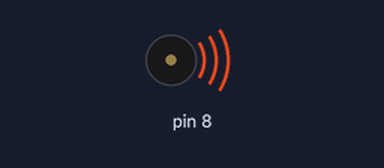
The sketch below on a simulated Arduino Uno, built with avr-gcc and run on an emulated ATmega328P. Parts: buzzer (waves = sounding).

Above: at 2.58 s.
At 21.26 s:
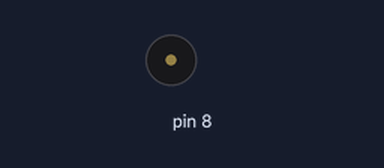
Timing chart, 0 to 21.6 s (numbered marks = the images above):
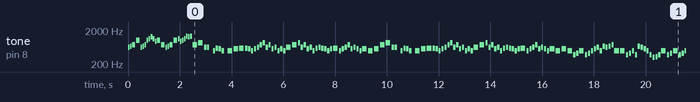

The sketch:

NyanCat.ino
```cpp
/*
 Nyan Cat

 Plays Nyan Cat
 example to fast (old version): http://www.youtube.com/watch?v=eFHfGA5e4n8
 example this version: http://youtu.be/t3gKFuTb4kQ
 circuit:
 * 8-ohm speaker on digital pin 8

 By: Bruce Helsen (geobruce)
     Stan Draulans (purewantfun)
 update (Jrigvd (Jordy v. D.))
  */
 #include "pitches.h"


int intro[] = {
  //intro
  NOTE_DS5,
  NOTE_E5,
  NOTE_FS5,
  NOTE_B5,
  NOTE_DS5,
  NOTE_E5,
  NOTE_FS5,
  NOTE_B5,
  NOTE_CS6,
  NOTE_DS6,
  NOTE_CS6,
  NOTE_AS5,
  NOTE_B5,
  NOTE_FS5,
  NOTE_DS5,
  NOTE_E5,
  NOTE_FS5,
  NOTE_B5,
  NOTE_CS6,
  NOTE_AS5,
  NOTE_B5,
  NOTE_CS6,
  NOTE_E6,
  NOTE_DS6,
  NOTE_E6,
  NOTE_B5,

  };

// note durations: 4 = quarter note, 8 = eighth note, etc.:
int noteDurations[] = {
  16,
  16,
  8,
  8,
  16,
  16,
  16,
  16,
  16,
  16,
  16,
  16,
  8, //13
  8,
  16,
  16,
  8,
  8,
  16,
  16,
  16,
  16,
  16,
  16,
  16,
  16 //25 intro
  };

void setup() {

  for (int thisNote = 0; thisNote < 25; thisNote++) {

    // to calculate the note duration, take one second
    // divided by the note type.
    //e.g. quarter note = 1000 / 4, eighth note = 1000/8, etc.
    int noteDuration = 1000/noteDurations[thisNote];
    tone(8, intro[thisNote],noteDuration);

    // to distinguish the notes, set a minimum time between them.
    // the note's duration + 30% seems to work well:
    int pauseBetweenNotes = noteDuration * 1.30;
    delay(pauseBetweenNotes);
    // stop the tone playing:
    noTone(8);
  }
}
  int melody[] = {
  //A
  NOTE_FS5,
  NOTE_GS5,
  NOTE_DS5,
  NOTE_DS5,
  REST,
  NOTE_B4,
  NOTE_D5,
  NOTE_CS5,
  NOTE_B4,
  REST,
  NOTE_B4,
  NOTE_CS5,
  NOTE_D5,
  NOTE_D5,
  NOTE_CS5,
  NOTE_B4,
  NOTE_CS5,
  NOTE_DS5,
  NOTE_FS5,
  NOTE_GS5,
  NOTE_DS5,
  NOTE_FS5,
  NOTE_CS5,
  NOTE_DS5,
  NOTE_B4,
  NOTE_CS5,
  NOTE_B4,
  NOTE_DS5,
  NOTE_FS5,
  NOTE_GS5,
  NOTE_DS5,
  NOTE_FS5,
  NOTE_CS5,
  NOTE_DS5,
  NOTE_B4,
  NOTE_D5,
  NOTE_DS5,
  NOTE_D5,
  NOTE_CS5,
  NOTE_B4,
  NOTE_CS5,
  NOTE_D5,
  NOTE_B4,
  NOTE_CS5,
  NOTE_DS5,
  NOTE_FS5,
  NOTE_CS5,
  NOTE_DS5,
  NOTE_CS5,
  NOTE_B4,
  NOTE_CS5,
  NOTE_B4,
  NOTE_CS5,
  NOTE_FS5,
  NOTE_GS5,
  NOTE_DS5,
  NOTE_DS5,
  REST,
  NOTE_B4,
  NOTE_D5,
  NOTE_CS5,
  NOTE_B4,
  REST,
  NOTE_B4,
  NOTE_CS5,
  NOTE_D5,
  NOTE_D5,
  NOTE_CS5,
  NOTE_B4,
  NOTE_CS5,
  NOTE_DS5,
  NOTE_FS5,
  NOTE_GS5,
  NOTE_DS5,
  NOTE_FS5,
  NOTE_CS5,
  NOTE_DS5,
  NOTE_B4,
  NOTE_CS5,
  NOTE_B4,
  NOTE_DS5,
  NOTE_FS5,
  NOTE_GS5,
  NOTE_DS5,
  NOTE_FS5,
  NOTE_CS5,
  NOTE_DS5,
  NOTE_B4,
  NOTE_D5,
  NOTE_DS5,
  NOTE_D5,
  NOTE_CS5,
  NOTE_B4,
  NOTE_CS5,
  NOTE_D5,
  NOTE_B4,
  NOTE_CS5,
  NOTE_DS5,
  NOTE_FS5,
  NOTE_CS5,
  NOTE_DS5,
  NOTE_CS5,
  NOTE_B4,
  NOTE_CS5,
  NOTE_B4,
  NOTE_CS5,
  //end of loop
  NOTE_B4,
  NOTE_FS4,
  NOTE_GS4,
  NOTE_B4,
  NOTE_FS4,
  NOTE_GS4,
  NOTE_B4,
  NOTE_CS5,
  NOTE_DS5,
  NOTE_B4,
  NOTE_E5,
  NOTE_DS5,
  NOTE_E5,
  NOTE_FS5,
  NOTE_B4,
  NOTE_B4,
  NOTE_FS4,
  NOTE_GS4,
  NOTE_B4,
  NOTE_FS4,
  NOTE_E5,
  NOTE_DS5,
  NOTE_CS5,
  NOTE_B4,
  NOTE_FS4,
  NOTE_DS4,
  NOTE_E4,
  NOTE_FS4,
  NOTE_B4,
  NOTE_FS4,
  NOTE_GS4,
  NOTE_B4,
  NOTE_FS4,
  NOTE_GS4,
  NOTE_B4,
  NOTE_B4,
  NOTE_CS5,
  NOTE_DS5,
  NOTE_B4,
  NOTE_FS4,
  NOTE_GS4,
  NOTE_FS4,
  //
  NOTE_B4,
  NOTE_B4,
  NOTE_AS4,
  NOTE_B4,
  NOTE_FS4,
  NOTE_GS4,
  NOTE_E4,
  NOTE_E5,
  NOTE_DS5,
  NOTE_E5,
  NOTE_FS5,
  NOTE_B4,
  NOTE_AS4,
  //
  NOTE_B4,
  NOTE_FS4,
  NOTE_GS4,
  NOTE_B4,
  NOTE_FS4,
  NOTE_GS4,
  NOTE_B4,
  NOTE_CS5,
  NOTE_DS5,
  NOTE_B4,
  NOTE_E5,
  NOTE_DS5,
  NOTE_E5,
  NOTE_FS5,
  NOTE_B4,
  NOTE_B4,
  NOTE_FS4,
  NOTE_GS4,
  NOTE_B4,
  NOTE_FS4,
  NOTE_E5,
  NOTE_DS5,
  NOTE_CS5,
  NOTE_B4,
  NOTE_FS4,
  NOTE_DS4,
  NOTE_E4,
  NOTE_FS4,
  NOTE_B4,
  NOTE_FS4,
  NOTE_GS4,
  NOTE_B4,
  NOTE_FS4,
  NOTE_GS4,
  NOTE_B4,
  NOTE_B4,
  NOTE_CS5,
  NOTE_DS5,
  NOTE_B4,
  NOTE_FS4,
  NOTE_GS4,
  NOTE_FS4,
  NOTE_B4,
  NOTE_B4,
  NOTE_AS4,
  NOTE_B4,
  NOTE_FS4,
  NOTE_GS4,
  NOTE_B4,
  NOTE_E5,
  NOTE_DS5,
  NOTE_E5,
  NOTE_FS5,
  NOTE_B4,
  NOTE_CS5

  };
  int melodyNoteDurations[] = {
  //a
  8,
  8,
  16,
  16,
  16,
  16,
  16,
  16,
  16,
  16,
  8,
  8,
  8,
  16,
  16,
  16,
  16,
  16,
  16,
  16,
  16,
  16,
  16,
  16,
  16,
  16,
  16,
  8,
  8,
  16,
  16,
  16,
  16,
  16,
  16,
  16,
  16,
  16,
  16,
  16,
  16,
  8,
  16,
  16,
  16,
  16,
  16,
  16,
  16,
  16,
  8,
  8,
  8,
  8,
  8,
  16,
  16,
  16,
  16,
  16,
  16,
  16,
  16,
  8,
  8,
  8,
  16,
  16,
  16,
  16,
  16,
  16,
  16,
  16,
  16,
  16,
  16,
  16,
  16,
  16,
  8,
  8,
  16,
  16,
  16,
  16,
  16,
  16,
  16,
  16,
  16,
  16,
  16,
  16,
  8,
  16,
  16,
  16,
  16,
  16,
  16,
  16,
  16,
  8,
  8,
  8,
  //
  8,
  16,
  16,
  8,
  16,
  16,
  16,
  16,
  16,
  16,
  16,
  16,
  16,
  16,
  8,
  8,
  16,
  16,
  16,
  16,
  16,
  16,
  16,
  16,
  16,
  16,
  16,
  16,
  8,
  16,
  16,
  8,
  16,
  16,
  16,
  16,
  16,
  16,
  16,
  16,
  16,
  16,
  //
  8,
  16,
  16,
  16,
  16,
  16,
  16,
  16,
  16,
  16,
  16,
  8,
  8,
  //
  8,
  16,
  16,
  8,
  16,
  16,
  16,
  16,
  16,
  16,
  16,
  16,
  16,
  16,
  8,
  8,
  16,
  16,
  16,
  16,
  16,
  16,
  16,
  16,
  16,
  16,
  16,
  16,
  8,
  16,
  16,
  8,
  16,
  16,
  16,
  16,
  16,
  16,
  16,
  16,
  16,
  16,
  //
  8,
  16,
  16,
  16,
  16,
  16,
  16,
  16,
  16,
  16,
  16,
  8,
  8
  };
void loop() {


    // iterate over the notes of the melody:
  for (int thisNote = 0; thisNote < 216; thisNote++) {

    // to calculate the note duration, take one second
    // divided by the note type.
    //e.g. quarter note = 1000 / 4, eighth note = 1000/8, etc.
    int noteDuration = 1400/melodyNoteDurations[thisNote];
    tone(8, melody[thisNote],noteDuration);

    // to distinguish the notes, set a minimum time between them.
    // the note's duration + 30% seems to work well:
    int pauseBetweenNotes = noteDuration * 1.30;
    delay(pauseBetweenNotes);
    // stop the tone playing:
    noTone(8);
}
}
```

pitches.h
```cpp
/*************************************************
 * Public Constants
 *************************************************/
#define REST     0
#define NOTE_B0  31
#define NOTE_C1  33
#define NOTE_CS1 35
#define NOTE_D1  37
#define NOTE_DS1 39
#define NOTE_E1  41
#define NOTE_F1  44
#define NOTE_FS1 46
#define NOTE_G1  49
#define NOTE_GS1 52
#define NOTE_A1  55
#define NOTE_AS1 58
#define NOTE_B1  62
#define NOTE_C2  65
#define NOTE_CS2 69
#define NOTE_D2  73
#define NOTE_DS2 78
#define NOTE_E2  82
#define NOTE_F2  87
#define NOTE_FS2 93
#define NOTE_G2  98
#define NOTE_GS2 104
#define NOTE_A2  110
#define NOTE_AS2 117
#define NOTE_B2  123
#define NOTE_C3  131
#define NOTE_CS3 139
#define NOTE_D3  147
#define NOTE_DS3 156
#define NOTE_E3  165
#define NOTE_F3  175
#define NOTE_FS3 185
#define NOTE_G3  196
#define NOTE_GS3 208
#define NOTE_A3  220
#define NOTE_AS3 233
#define NOTE_B3  247
#define NOTE_C4  262
#define NOTE_CS4 277
#define NOTE_D4  294
#define NOTE_DS4 311
#define NOTE_E4  330
#define NOTE_F4  349
#define NOTE_FS4 370
#define NOTE_G4  392
#define NOTE_GS4 415
#define NOTE_A4  440
#define NOTE_AS4 466
#define NOTE_B4  494
#define NOTE_C5  523
#define NOTE_CS5 554
#define NOTE_D5  587
#define NOTE_DS5 622
#define NOTE_E5  659
#define NOTE_F5  698
#define NOTE_FS5 740
#define NOTE_G5  784
#define NOTE_GS5 831
#define NOTE_A5  880
#define NOTE_AS5 932
#define NOTE_B5  988
#define NOTE_C6  1047
#define NOTE_CS6 1109
#define NOTE_D6  1175
#define NOTE_DS6 1245
#define NOTE_E6  1319
#define NOTE_F6  1397
#define NOTE_FS6 1480
#define NOTE_G6  1568
#define NOTE_GS6 1661
#define NOTE_A6  1760
#define NOTE_AS6 1865
#define NOTE_B6  1976
#define NOTE_C7  2093
#define NOTE_CS7 2217
#define NOTE_D7  2349
#define NOTE_DS7 2489
#define NOTE_E7  2637
#define NOTE_F7  2794
#define NOTE_FS7 2960
#define NOTE_G7  3136
#define NOTE_GS7 3322
#define NOTE_A7  3520
#define NOTE_AS7 3729
#define NOTE_B7  3951
#define NOTE_C8  4186
#define NOTE_CS8 4435
#define NOTE_D8  4699
#define NOTE_DS8 4978
```

Measured:
- by itself, tone on pin 8: plays 622 Hz for 0.06 s, 659 Hz for 0.06 s, 740 Hz for 0.13 s, 988 Hz for 0.13 s, 622 Hz for 0.06 s, 659 Hz for 0.06 s … (954 notes in this stretch)
